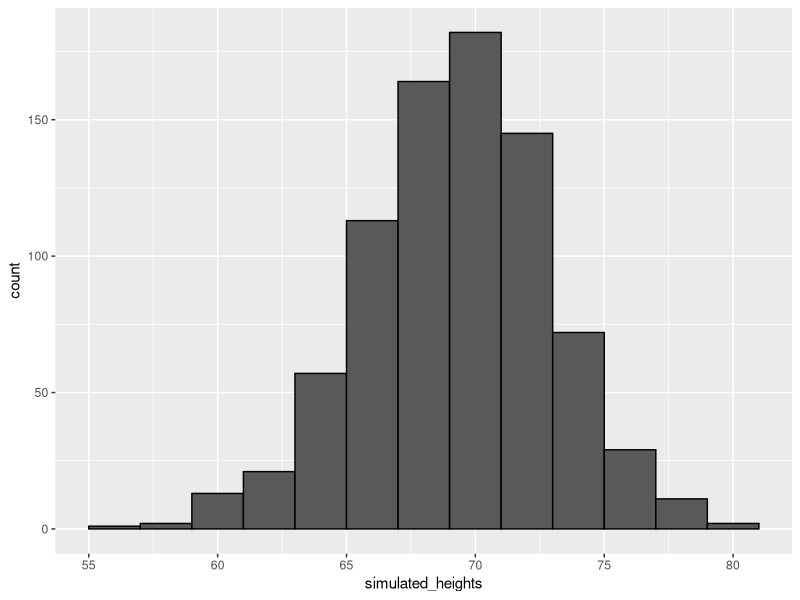
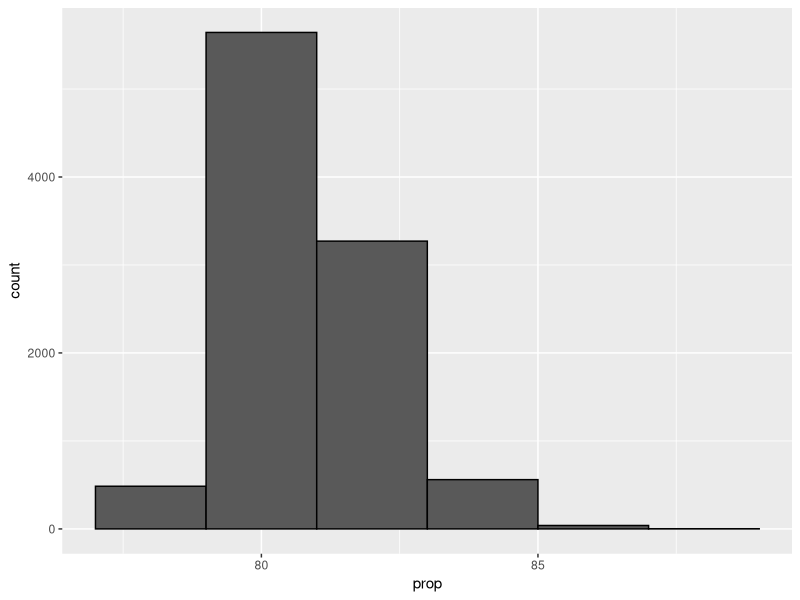

The R script that drew these images, in order:
# define x as male heights from dslabs data
library(tidyverse)
library(dslabs)
data(heights)
x <- heights %>% filter(sex=="Male") %>% pull(height)

# generate simulated height data using normal distribution - both datasets should have n observations
# Specifically, the rnorm function takes three arguments-- size; average,
# which defaults to 0; standard deviation, which defaults to 1--
# n number of datasets to be simulated.
n <- length(x)
avg <- mean(x)
s <- sd(x)
simulated_heights <- rnorm(n, avg, s)

# plot distribution of simulated_heights.
# the distribution of these outcomes looks normal because they were generated to look normal.
data.frame(simulated_heights = simulated_heights) %>%
  ggplot( aes(simulated_heights) ) +
  geom_histogram( color="black", binwidth = 2 )

# Monte Carlo simulation of tallest person over 7 feet
# We're going to run 10,000 simulations, and for each one,
# we're going to generate 800 normally distributed values,
B <- 10000
tallest <- replicate(B, {
  simulated_data <- rnorm( 800, avg, s )    # generate 800 normally distributed random heights
  max( simulated_data )    # determine the tallest height
})
# Having a seven footer is quite rare:
mean( tallest >= 7*12 )    # proportion of times that tallest person exceeded 7 feet (84 inches)
# Note that it does not look normal.
data.frame( prop = tallest ) %>% ggplot( aes( prop ) ) + geom_histogram(color="black", binwidth = 2)
